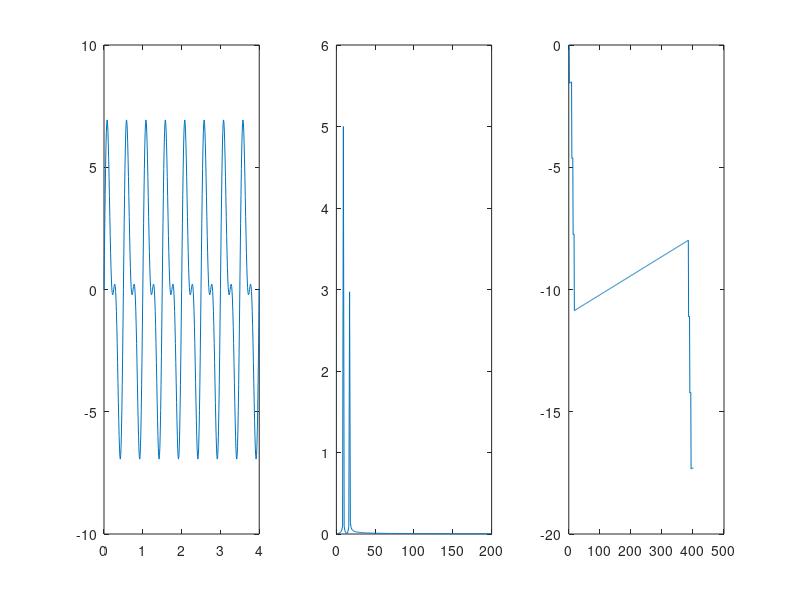

This chart was generated by the following MATLAB code:
% Esercizio: funzioni trigonometriche
T = 0.01; % Sampling period
t = 0:T:4; % Time vector

s = sin(2*pi*4*t)*3 + sin(2*pi*2*t)*5;

figure
subplot(1,3,1);
plot(t,s);

% Esercizio: rappresentazioni di spettro e fase

s_fft = fft(s);
m = 2*abs(s_fft/length(s));
m1 = m(1:floor(length(s)/2))
p = unwrap(angle(s_fft/length(s))); %unwrap trasforma l'angolo in radianti 

subplot(1,3,2);
plot(m1);

subplot(1,3,3);
plot(p);